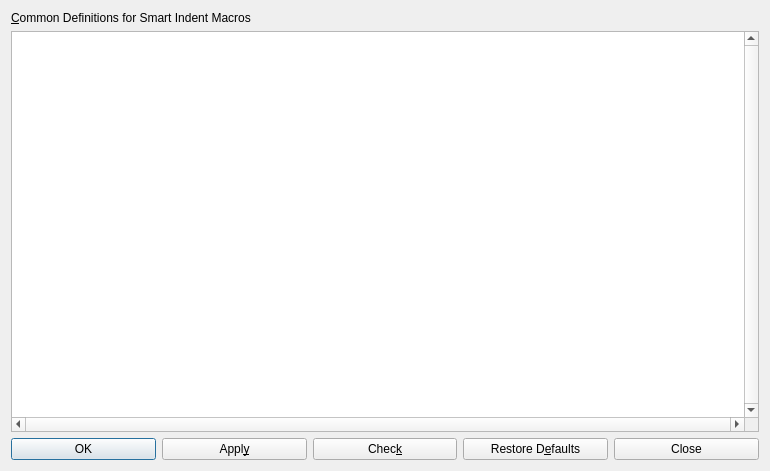
<?xml version="1.0" encoding="UTF-8"?>
<ui version="4.0">
 <class>DialogSmartIndentCommon</class>
 <widget class="QDialog" name="DialogSmartIndentCommon">
  <property name="geometry">
   <rect>
    <x>0</x>
    <y>0</y>
    <width>770</width>
    <height>471</height>
   </rect>
  </property>
  <property name="windowTitle">
   <string>Common Smart Indent Macros</string>
  </property>
  <layout class="QVBoxLayout" name="verticalLayout">
   <item>
    <widget class="QLabel" name="label">
     <property name="text">
      <string>&amp;Common Definitions for Smart Indent Macros</string>
     </property>
     <property name="buddy">
      <cstring>editCode</cstring>
     </property>
    </widget>
   </item>
   <item>
    <widget class="QPlainTextEdit" name="editCode">
     <property name="font">
      <font>
       <family>Monospace</family>
      </font>
     </property>
     <property name="verticalScrollBarPolicy">
      <enum>Qt::ScrollBarAlwaysOn</enum>
     </property>
     <property name="horizontalScrollBarPolicy">
      <enum>Qt::ScrollBarAlwaysOn</enum>
     </property>
    </widget>
   </item>
   <item>
    <layout class="QHBoxLayout" name="horizontalLayout">
     <item>
      <widget class="QPushButton" name="buttonOK">
       <property name="text">
        <string>OK</string>
       </property>
       <property name="icon">
        <iconset theme="dialog-ok">
         <normaloff>.</normaloff>.</iconset>
       </property>
      </widget>
     </item>
     <item>
      <widget class="QPushButton" name="buttonApply">
       <property name="text">
        <string>Appl&amp;y</string>
       </property>
       <property name="icon">
        <iconset theme="dialog-ok-apply">
         <normaloff>.</normaloff>.</iconset>
       </property>
      </widget>
     </item>
     <item>
      <widget class="QPushButton" name="buttonCheck">
       <property name="text">
        <string>Chec&amp;k</string>
       </property>
      </widget>
     </item>
     <item>
      <widget class="QPushButton" name="buttonRestore">
       <property name="text">
        <string>Restore D&amp;efaults</string>
       </property>
      </widget>
     </item>
     <item>
      <widget class="QPushButton" name="buttonClose">
       <property name="text">
        <string>Close</string>
       </property>
       <property name="icon">
        <iconset theme="dialog-close">
         <normaloff>.</normaloff>.</iconset>
       </property>
      </widget>
     </item>
    </layout>
   </item>
  </layout>
 </widget>
 <resources/>
 <connections>
  <connection>
   <sender>buttonClose</sender>
   <signal>clicked()</signal>
   <receiver>DialogSmartIndentCommon</receiver>
   <slot>reject()</slot>
   <hints>
    <hint type="sourcelabel">
     <x>681</x>
     <y>454</y>
    </hint>
    <hint type="destinationlabel">
     <x>730</x>
     <y>423</y>
    </hint>
   </hints>
  </connection>
 </connections>
</ui>
